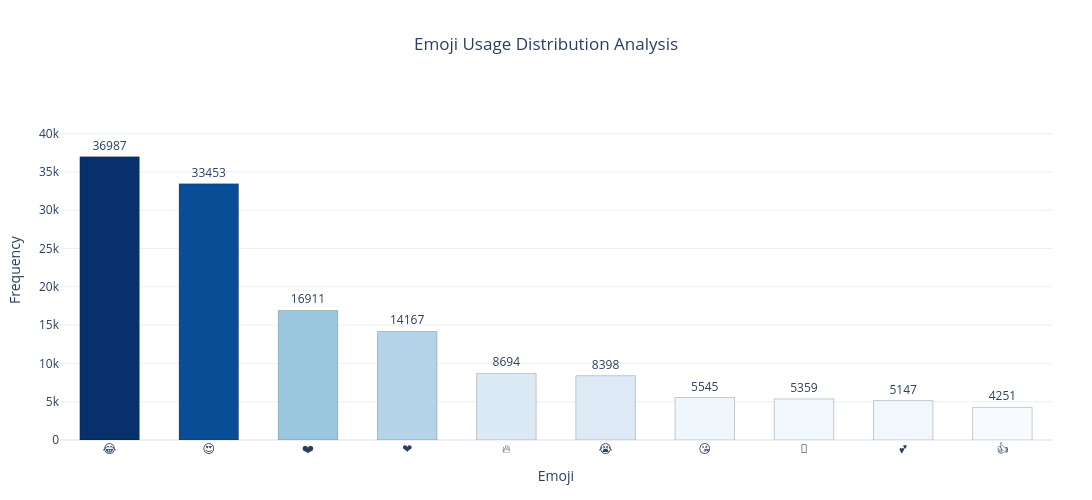

Source (notebook cell):
### Markdown cell above
<div style="background: #fff3e0; border-left: 5px solid #E65100; padding: 14px 18px; border-radius: 0 10px 10px 0; margin: 8px 0 12px 0; font-family: Segoe UI, sans-serif; font-size: 0.97em; line-height: 1.7;">
🔹 <strong>What this cell does:</strong> Builds a Plotly interactive bar chart showing the <strong>Top 10 Most Used Emojis</strong>.<br>🔹 Bars are coloured by frequency (Blues scale), with count labels displayed above each bar.<br>⚠️ <em>Note:</em> <code>df2</code> is reassigned here to a new emoji DataFrame — this overwrites the original comments DataFrame.
</div>

### Code cell
# DataFrame
df2 = pd.DataFrame({
    'Emoji': emojis,
    'Frequency': counts
}).sort_values(by='Frequency', ascending=False)

fig = px.bar(
    df2,
    x='Emoji',
    y='Frequency',
    color='Frequency',
    color_continuous_scale='Blues',
    text='Frequency',
    title='Emoji Usage Distribution Analysis'
)

# Make bars thicker
fig.update_traces(
    width=0.6,  # increase this (default ~0.4)
    textposition='outside',
    cliponaxis=False,
    marker_line_width=1,
    marker_line_color='rgba(0,0,0,0.2)',
    hovertemplate='<b>%{x}</b><br>Count: %{y}<extra></extra>'
)

# Y-axis (5k gap + spacing)
max_val = max(counts)
fig.update_yaxes(
    tickmode='linear',
    tick0=0,
    dtick=5000,
    range=[0, max_val * 1.2]
)

# Layout (more horizontal space = longer bars visually)
fig.update_layout(
    title={'text': 'Emoji Usage Distribution Analysis', 'x': 0.5},
    xaxis_title='Emoji',
    yaxis_title='Frequency',
    template='plotly_white',
    coloraxis_showscale=False,
    margin=dict(t=100, b=60, l=60, r=40),
    width=1500,   # increase width (important)
    height=500
)

fig.show()

### Figure 1 — Plotly figure (JSON) as saved in the notebook; plotly's stock layout.template omitted (floating-point values rounded to 4 significant figures)
{"data": [{"cliponaxis": false, "hovertemplate": "<b>%{x}</b><br>Count: %{y}<extra></extra>", "legendgroup": "", "marker": {"color": [36987, 33453, 16911, 14167, 8694, 8398, 5545, 5359, 5147, 4251], "coloraxis": "coloraxis", "line": {"color": "rgba(0,0,0,0.2)", "width": 1}, "pattern": {"shape": ""}}, "name": "", "orientation": "v", "showlegend": false, "text": [36990.0, 33450.0, 16910.0, 14170.0, 8694.0, 8398.0, 5545.0, 5359.0, 5147.0, 4251.0], "textposition": "outside", "type": "bar", "width": 0.6, "x": ["😂", "😍", "❤️", "❤", "🔥", "😭", "😘", "💖", "💕", "👍"], "xaxis": "x", "y": [36987, 33453, 16911, 14167, 8694, 8398, 5545, 5359, 5147, 4251], "yaxis": "y"}], "layout": {"barmode": "relative", "coloraxis": {"colorbar": {"title": {"text": "Frequency"}}, "colorscale": [[0, "rgb(247,251,255)"], [0.125, "rgb(222,235,247)"], [0.25, "rgb(198,219,239)"], [0.375, "rgb(158,202,225)"], [0.5, "rgb(107,174,214)"], [0.625, "rgb(66,146,198)"], [0.75, "rgb(33,113,181)"], [0.875, "rgb(8,81,156)"], [1, "rgb(8,48,107)"]], "showscale": false}, "height": 500, "legend": {"tracegroupgap": 0}, "margin": {"b": 60, "l": 60, "r": 40, "t": 100}, "title": {"text": "Emoji Usage Distribution Analysis", "x": 0.5}, "width": 1500, "xaxis": {"anchor": "y", "domain": [0, 1], "title": {"text": "Emoji"}}, "yaxis": {"anchor": "x", "domain": [0, 1], "dtick": 5000, "range": [0, 44380.0], "tick0": 0, "tickmode": "linear", "title": {"text": "Frequency"}}}}
